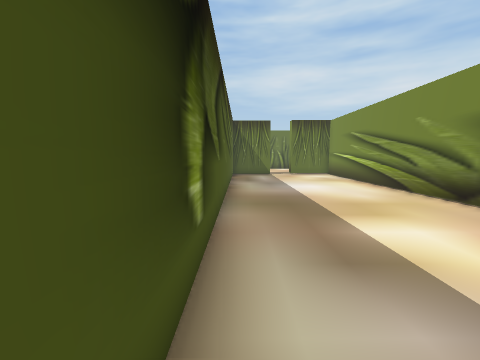
view 1 (above)

18 first-person views from a walk through a Unity game level. The camera is 1.5 m above the floor, tilts 6° down and sees 90° across. The floor is counted in squares, 1 m on a side. Each view is taken from the middle of a square. On the plan, view 1 faces up. The plan holds only what a view shows up to about 13 squares ahead; the rest is blank. The place goes on beyond the plan. The player is left out. Some surface patterns are stand-ins.

view 2
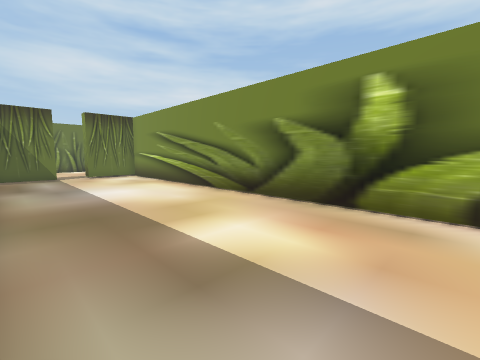

view 3
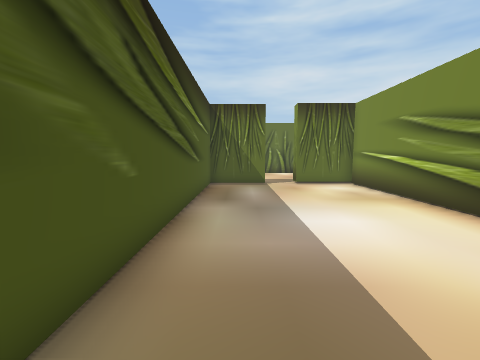

view 4
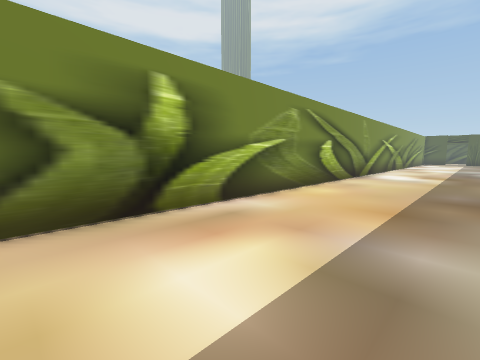

view 5
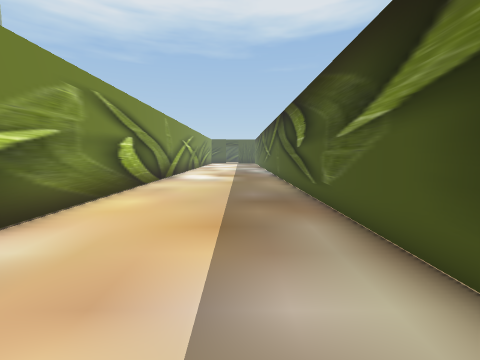

view 6
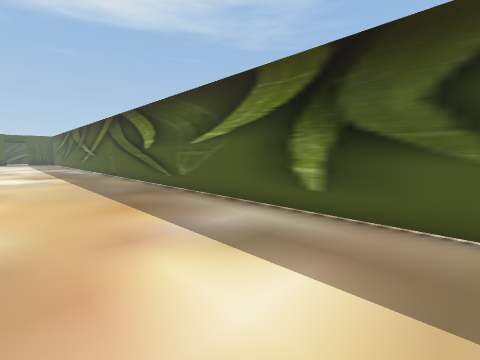

view 7
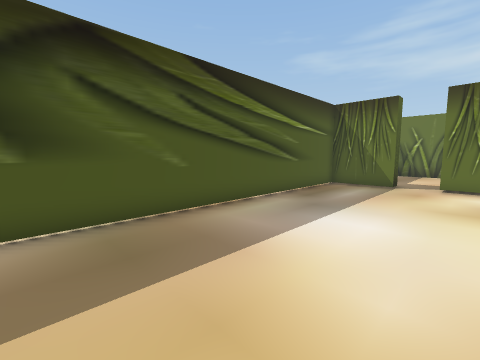

view 8
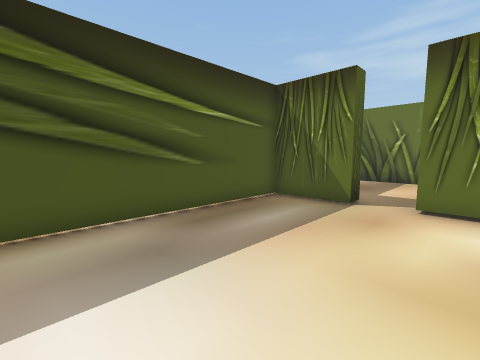

view 9
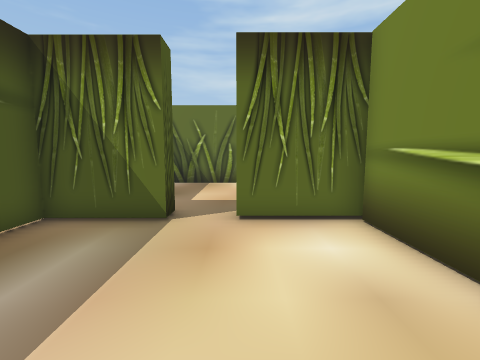

view 10
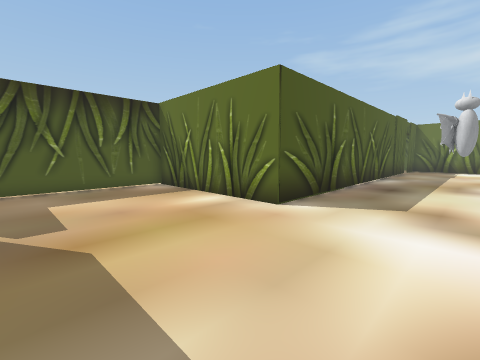

view 11
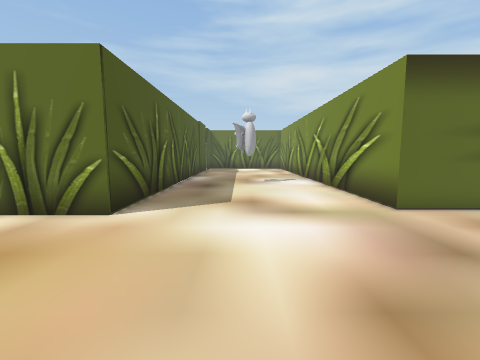

view 12
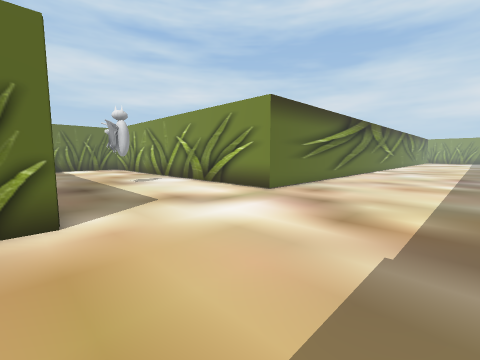

view 13
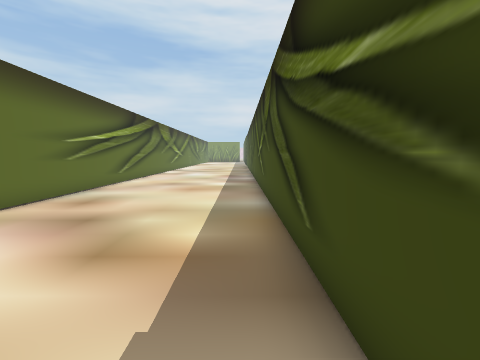

view 14
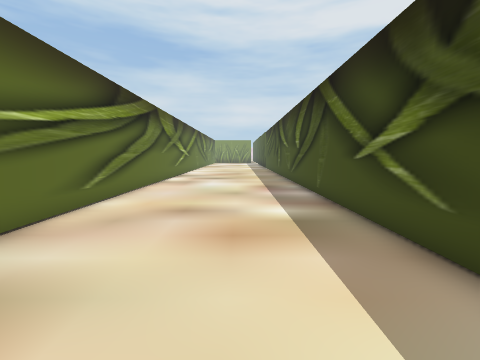

view 15
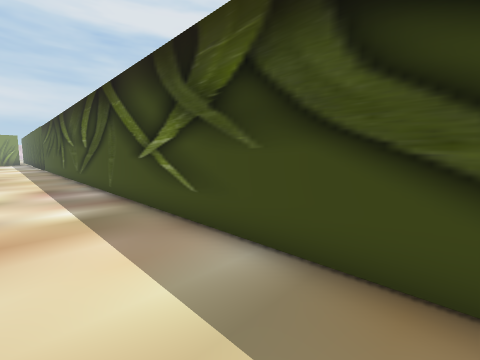

view 16
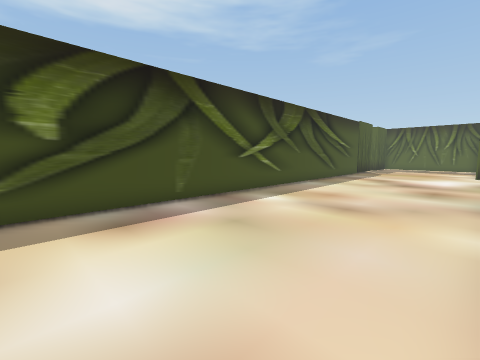

view 17
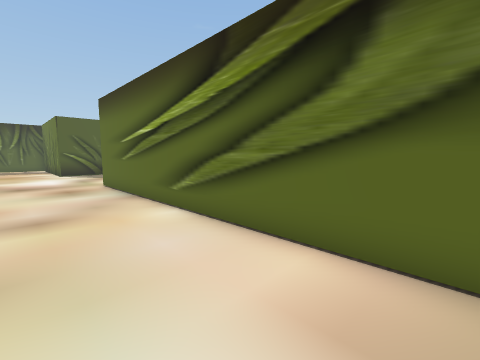

view 18
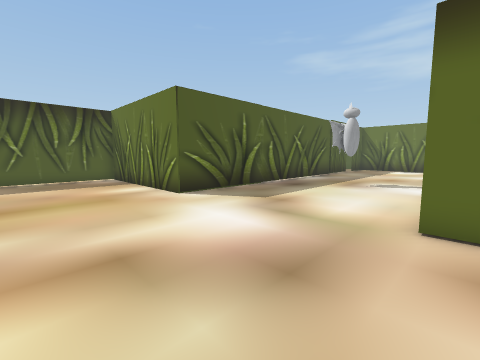

### Floor plan
Points are (right, up) in squares from view 1. A wall is a line through its corners. A room is listed if a view was taken in it or the views show most of it. See-through windows are left out.
Room 1 (views 1, 2, 3, 4, 5, 6, 7, 8, 9)
walls: (2.3, 18.4) (-0.5, 18.4) (-0.5, -9); (6.8, -9.1) (6.8, 18.4) (3.9, 18.4)
ways out: opening at (3, 19) to room 2
Room 2 (views 10, 11, 12, 13, 14, 15, 16, 17, 18)
walls: (8.7, 19.1) (27.5, 19.1); (3.9, 18.4) (3.9, 19.1); (6.8, 33.5) (6.8, 25.9) (-0.5, 25.9) (-0.5, 19.9); (2.3, 19.3) (2.3, 18.4); (27.1, 26.4) (14.3, 26.4) (14.3, 33.1)
ways out: opening at (3, 19) to room 1

Where each view was taken, in squares from view 1:
view 1: 0 up, 0 right, facing up
view 2: 1 up, 0 right, facing up-right
view 3: 6 up, 1 right, facing up
view 4: 6 up, 1 right, facing down-right
view 5: 4 up, 2 right, facing down
view 6: 6 up, 5 right, facing down-left
view 7: 6 up, 5 right, facing up-left
view 8: 11 up, 5 right, facing up-left
view 9: 13 up, 4 right, facing up
view 10: 20 up, 11 right, facing up-left
view 11: 20 up, 10 right, facing up
view 12: 20 up, 6 right, facing up-right
view 13: 20 up, 8 right, facing right
view 14: 22 up, 14 right, facing right
view 15: 22 up, 13 right, facing down-right
view 16: 26 up, 27 right, facing down-left
view 17: 23 up, 27 right, facing up-left
view 18: 21 up, 15 right, facing up-left
